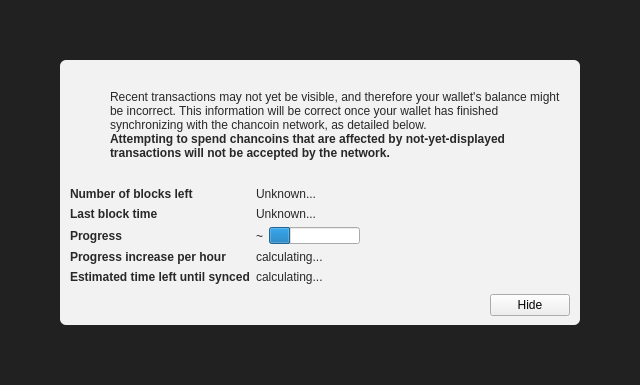
<?xml version="1.0" encoding="UTF-8"?>
<ui version="4.0">
 <class>ModalOverlay</class>
 <widget class="ModalOverlay" name="ModalOverlay">
  <property name="geometry">
   <rect>
    <x>0</x>
    <y>0</y>
    <width>640</width>
    <height>385</height>
   </rect>
  </property>
  <property name="windowTitle">
   <string>Form</string>
  </property>
  <layout class="QVBoxLayout" name="verticalLayout" stretch="0">
   <property name="sizeConstraint">
    <enum>QLayout::SetDefaultConstraint</enum>
   </property>
   <property name="leftMargin">
    <number>0</number>
   </property>
   <property name="topMargin">
    <number>0</number>
   </property>
   <property name="rightMargin">
    <number>0</number>
   </property>
   <property name="bottomMargin">
    <number>0</number>
   </property>
   <item>
    <widget class="QWidget" name="bgWidget" native="true">
     <property name="styleSheet">
      <string notr="true">#bgWidget { background: rgba(0,0,0,220); }</string>
     </property>
     <layout class="QVBoxLayout" name="verticalLayoutMain" stretch="1">
      <property name="leftMargin">
       <number>60</number>
      </property>
      <property name="topMargin">
       <number>60</number>
      </property>
      <property name="rightMargin">
       <number>60</number>
      </property>
      <property name="bottomMargin">
       <number>60</number>
      </property>
      <item>
       <widget class="QWidget" name="contentWidget" native="true">
        <property name="styleSheet">
         <string notr="true">#contentWidget { background: rgba(255,255,255,240); border-radius: 6px; }

QLabel { color: rgb(40,40,40);  }</string>
        </property>
        <layout class="QVBoxLayout" name="verticalLayoutSub" stretch="1,0,0,0">
         <property name="spacing">
          <number>0</number>
         </property>
         <property name="leftMargin">
          <number>10</number>
         </property>
         <property name="topMargin">
          <number>10</number>
         </property>
         <property name="rightMargin">
          <number>10</number>
         </property>
         <property name="bottomMargin">
          <number>10</number>
         </property>
         <item>
          <layout class="QHBoxLayout" name="horizontalLayoutIconText" stretch="0,1">
           <property name="topMargin">
            <number>20</number>
           </property>
           <item>
            <layout class="QVBoxLayout" name="verticalLayoutIcon">
             <property name="leftMargin">
              <number>0</number>
             </property>
             <item>
              <widget class="QPushButton" name="warningIcon">
               <property name="enabled">
                <bool>false</bool>
               </property>
               <property name="text">
                <string/>
               </property>
               <property name="icon">
                <iconset>
                 <normaloff>:/icons/warning</normaloff>
                 <disabledoff>:/icons/warning</disabledoff>:/icons/warning</iconset>
               </property>
               <property name="iconSize">
                <size>
                 <width>48</width>
                 <height>48</height>
                </size>
               </property>
               <property name="flat">
                <bool>true</bool>
               </property>
              </widget>
             </item>
             <item>
              <spacer name="verticalSpacerWarningIcon">
               <property name="orientation">
                <enum>Qt::Vertical</enum>
               </property>
               <property name="sizeHint" stdset="0">
                <size>
                 <width>20</width>
                 <height>40</height>
                </size>
               </property>
              </spacer>
             </item>
            </layout>
           </item>
           <item>
            <layout class="QVBoxLayout" name="verticalLayoutInfoText">
             <property name="leftMargin">
              <number>0</number>
             </property>
             <property name="topMargin">
              <number>0</number>
             </property>
             <item>
              <widget class="QLabel" name="infoText">
               <property name="text">
                <string>Recent transactions may not yet be visible, and therefore your wallet's balance might be incorrect. This information will be correct once your wallet has finished synchronizing with the chancoin network, as detailed below.</string>
               </property>
               <property name="textFormat">
                <enum>Qt::RichText</enum>
               </property>
               <property name="wordWrap">
                <bool>true</bool>
               </property>
              </widget>
             </item>
             <item>
              <widget class="QLabel" name="infoTextStrong">
               <property name="font">
                <font>
                 <weight>75</weight>
                 <bold>true</bold>
                </font>
               </property>
               <property name="text">
                <string>Attempting to spend chancoins that are affected by not-yet-displayed transactions will not be accepted by the network.</string>
               </property>
               <property name="textFormat">
                <enum>Qt::RichText</enum>
               </property>
               <property name="wordWrap">
                <bool>true</bool>
               </property>
              </widget>
             </item>
             <item>
              <spacer name="verticalSpacerInTextSpace">
               <property name="orientation">
                <enum>Qt::Vertical</enum>
               </property>
               <property name="sizeHint" stdset="0">
                <size>
                 <width>20</width>
                 <height>40</height>
                </size>
               </property>
              </spacer>
             </item>
            </layout>
           </item>
          </layout>
         </item>
         <item>
          <spacer name="verticalSpacerAfterText">
           <property name="orientation">
            <enum>Qt::Vertical</enum>
           </property>
           <property name="sizeHint" stdset="0">
            <size>
             <width>20</width>
             <height>40</height>
            </size>
           </property>
          </spacer>
         </item>
         <item>
          <layout class="QFormLayout" name="formLayout">
           <property name="fieldGrowthPolicy">
            <enum>QFormLayout::FieldsStayAtSizeHint</enum>
           </property>
           <property name="horizontalSpacing">
            <number>6</number>
           </property>
           <property name="verticalSpacing">
            <number>6</number>
           </property>
           <property name="topMargin">
            <number>10</number>
           </property>
           <item row="0" column="0">
            <widget class="QLabel" name="labelNumberOfBlocksLeft">
             <property name="font">
              <font>
               <weight>75</weight>
               <bold>true</bold>
              </font>
             </property>
             <property name="text">
              <string>Number of blocks left</string>
             </property>
            </widget>
           </item>
           <item row="0" column="1">
            <widget class="QLabel" name="numberOfBlocksLeft">
             <property name="text">
              <string>Unknown...</string>
             </property>
            </widget>
           </item>
           <item row="1" column="0">
            <widget class="QLabel" name="labelLastBlockTime">
             <property name="font">
              <font>
               <weight>75</weight>
               <bold>true</bold>
              </font>
             </property>
             <property name="text">
              <string>Last block time</string>
             </property>
            </widget>
           </item>
           <item row="1" column="1">
            <widget class="QLabel" name="newestBlockDate">
             <property name="sizePolicy">
              <sizepolicy hsizetype="Maximum" vsizetype="Preferred">
               <horstretch>0</horstretch>
               <verstretch>0</verstretch>
              </sizepolicy>
             </property>
             <property name="text">
              <string>Unknown...</string>
             </property>
            </widget>
           </item>
           <item row="2" column="0">
            <widget class="QLabel" name="labelSyncDone">
             <property name="font">
              <font>
               <weight>75</weight>
               <bold>true</bold>
              </font>
             </property>
             <property name="text">
              <string>Progress</string>
             </property>
            </widget>
           </item>
           <item row="2" column="1">
            <layout class="QHBoxLayout" name="horizontalLayoutSync" stretch="0,1">
             <item>
              <widget class="QLabel" name="percentageProgress">
               <property name="text">
                <string notr="true">~</string>
               </property>
              </widget>
             </item>
             <item>
              <widget class="QProgressBar" name="progressBar">
               <property name="value">
                <number>24</number>
               </property>
               <property name="format">
                <string/>
               </property>
              </widget>
             </item>
            </layout>
           </item>
           <item row="4" column="0">
            <widget class="QLabel" name="labelProgressIncrease">
             <property name="font">
              <font>
               <weight>75</weight>
               <bold>true</bold>
              </font>
             </property>
             <property name="text">
              <string>Progress increase per hour</string>
             </property>
            </widget>
           </item>
           <item row="4" column="1">
            <widget class="QLabel" name="progressIncreasePerH">
             <property name="text">
              <string>calculating...</string>
             </property>
            </widget>
           </item>
           <item row="5" column="0">
            <widget class="QLabel" name="labelEstimatedTimeLeft">
             <property name="font">
              <font>
               <weight>75</weight>
               <bold>true</bold>
              </font>
             </property>
             <property name="text">
              <string>Estimated time left until synced</string>
             </property>
            </widget>
           </item>
           <item row="5" column="1">
            <widget class="QLabel" name="expectedTimeLeft">
             <property name="text">
              <string>calculating...</string>
             </property>
            </widget>
           </item>
          </layout>
         </item>
         <item>
          <layout class="QHBoxLayout" name="horizontalLayoutButtons">
           <property name="leftMargin">
            <number>10</number>
           </property>
           <property name="topMargin">
            <number>10</number>
           </property>
           <item>
            <spacer name="horizontalSpacer">
             <property name="orientation">
              <enum>Qt::Horizontal</enum>
             </property>
             <property name="sizeHint" stdset="0">
              <size>
               <width>40</width>
               <height>20</height>
              </size>
             </property>
            </spacer>
           </item>
           <item>
            <widget class="QPushButton" name="closeButton">
             <property name="text">
              <string>Hide</string>
             </property>
            </widget>
           </item>
          </layout>
         </item>
        </layout>
       </widget>
      </item>
     </layout>
    </widget>
   </item>
  </layout>
 </widget>
 <customwidgets>
  <customwidget>
   <class>ModalOverlay</class>
   <extends>QWidget</extends>
   <header>modaloverlay.h</header>
   <container>1</container>
  </customwidget>
 </customwidgets>
 <resources/>
 <connections/>
</ui>
